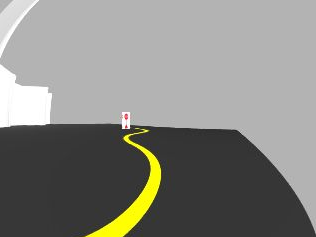
#> input picture scripts/line.png, 316 x 237 px
$ python hsv_tuner.py
#> lines starting #> are read from the running program, lines starting #| are printed output that depends on the picture; after the words box and inside, x2 and y2 are one past the last pixel; in counts of white or black regions, pixels touching at a corner belong together
import cv2
import numpy as np;

# Just dummy function for callbacks from trackbar
def nothing(x):
    pass

# Create a trackbar window to adjust the HSV values
# They are preconfigured for a yellow object
cv2.namedWindow("Tracking")
cv2.createTrackbar("LH", "Tracking", 20,255, nothing)
cv2.createTrackbar("LS", "Tracking", 120, 255, nothing)
cv2.createTrackbar("LV", "Tracking", 120, 255, nothing)
cv2.createTrackbar("UH", "Tracking", 49, 255, nothing)
cv2.createTrackbar("US", "Tracking", 255, 255, nothing)
cv2.createTrackbar("UV", "Tracking", 255, 255, nothing)

# Read test image
frame = cv2.imread("line.png")
#> frame is the input picture: shape (237, 316, 3); mean B, G, R 128.7, 134.1, 134.2

while True:
    # Blur the image for smoothing
    smoothed_image = cv2.blur(frame, (50,50))
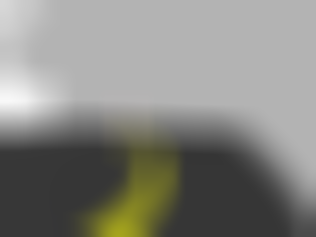
#> smoothed_image: shape (237, 316, 3); mean B, G, R 128.9, 134.3, 134.4
    # smoothed_image = cv2.GaussianBlur(frame, (50, 50), 0)
    # Convert to HSV colour space
    hsv = cv2.cvtColor(smoothed_image, cv2.COLOR_BGR2HSV)
#> hsv: shape (237, 316, 3); mean H, S, V 4.9, 13.3, 134.4

    # Read the trackbar values
    lh = cv2.getTrackbarPos("LH", "Tracking")
    ls = cv2.getTrackbarPos("LS", "Tracking")
    lv = cv2.getTrackbarPos("LV", "Tracking")
    uh = cv2.getTrackbarPos("UH", "Tracking")
    us = cv2.getTrackbarPos("US", "Tracking")
    uv = cv2.getTrackbarPos("UV", "Tracking")

    # Create arrays to hold the minimum and maximum HSV values
    hsvMin = np.array([lh, ls, lv])
    hsvMax = np.array([uh, us, uv])

    # Apply HSV thresholds
    mask = cv2.inRange(hsv, hsvMin, hsvMax)
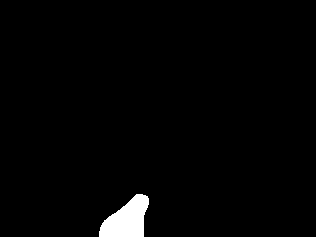
#> mask: shape (237, 316); 1.8% white; 1 white region, box (x1, y1, x2, y2) and area: (99, 194, 149, 237) 1380

    # Uncomment the lines below to see the effect of erode and dilate
    #mask = cv2.erode(mask, None, iterations=3)
    #mask = cv2.dilate(mask, None, iterations=3)

    # The output of the inRange() function is black and white
    # so we use it as a mask which we AND with the orignal image
    res = cv2.bitwise_and(frame, frame, mask=mask)

    # Show the result
    cv2.imshow("Result view", res)

    # Wait for the escape key to be pressed
    key = cv2.waitKey(1)
#> (key Esc is pressed here)
    if key == 27:
        break

cv2.destroyAllWindows()
